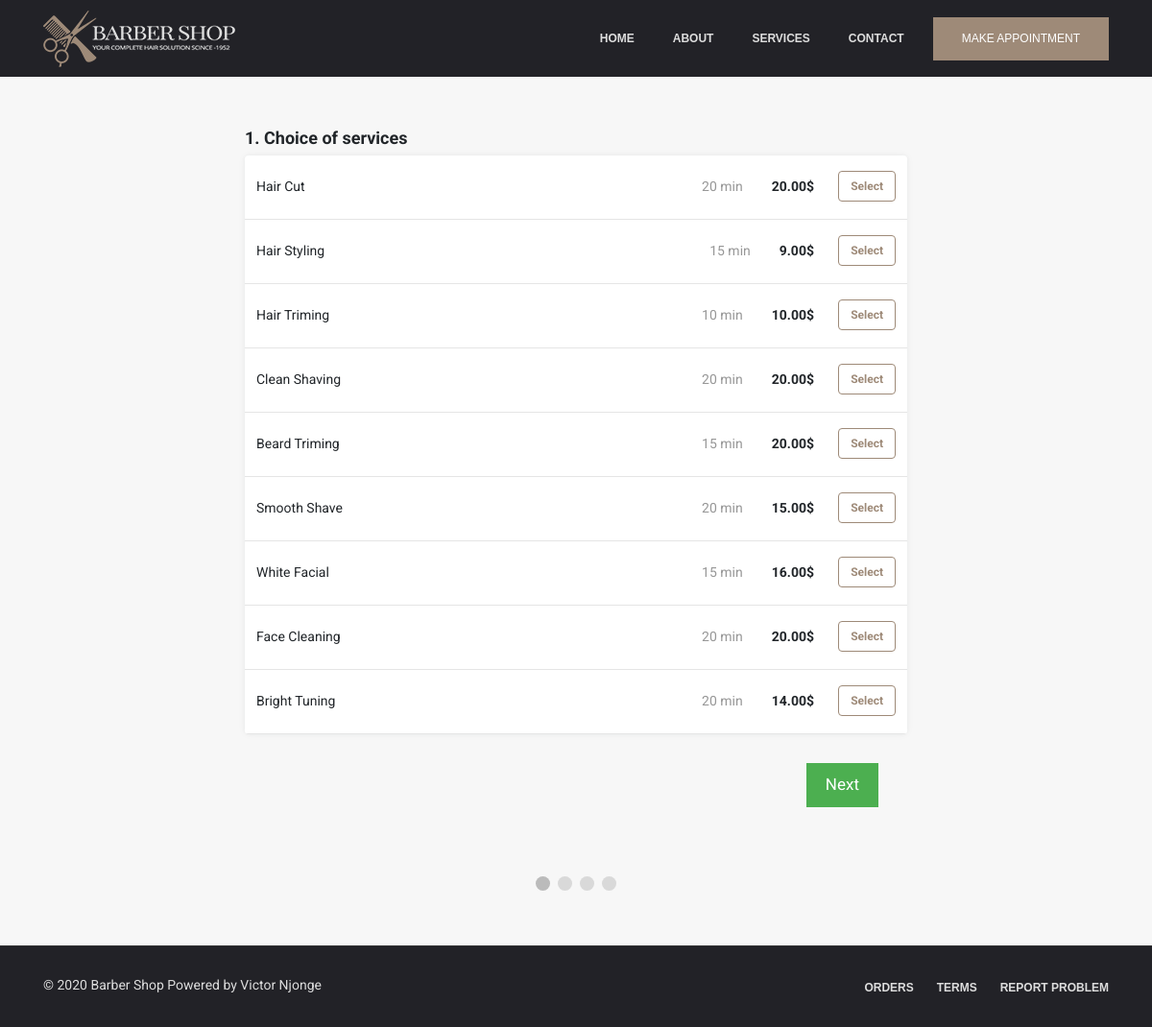
/appointment.php, run on the app's committed database.
### tables this page shows
CREATE TABLE `services` (
  `service_id` int(2) NOT NULL,
  `service_name` varchar(20) NOT NULL,
  `service_description` varchar(255) NOT NULL,
  `service_price` decimal(6,2) NOT NULL,
  `service_duration` int(2) NOT NULL,
  `category_id` int(2) NOT NULL
);

### appointment.php (the view, shortened to what this page needs)
<?php
    include "connect.php";
    include "Includes/templates/header.php";
    include "Includes/templates/navbar.php";
?>
<section class="booking_section">
	<div class="container">
		<form method="post" id="appointment_form" action="appointment.php">
			<div class="select_services_div tab_reservation" id="services_tab">
				<div class="text_header">
					<span>
						1. Choice of services
					</span>
				</div>
				<div class="items_tab">
        			<?php
        				$stmt = $con->prepare("Select * from services");
                    	$stmt->execute();
                    	$rows = $stmt->fetchAll();
                    	foreach($rows as $row)
                    	{
                        	echo "<div class='itemListElement'>";
                            	echo "<div class = 'item_details'>";
                                	echo "<div>";
                                    	echo $row['service_name'];
                                	echo "</div>";
                                	echo "<div class = 'item_select_part'>";
                                		echo "<span class = 'service_duration_field'>";
                                    		echo $row['service_duration']." min";
                                    	echo "</span>";
                                    	echo "<div class = 'service_price_field'>";
    										echo "<span style = 'font-weight: bold;'>";
                                    			echo $row['service_price']."$";
                                    		echo "</span>";
                                    	echo "</div>";
                                    ?>
                                    	<div class="select_item_bttn">
                                    		<div class="btn-group-toggle" data-toggle="buttons">
												<label class="service_label item_label btn btn-secondary">
													<input type="checkbox"  name="selected_services[]" value="<?php echo $row['service_id'] ?>" autocomplete="off">Select
												</label>
											</div>
                                    	</div>
                                    <?php
                                	echo "</div>";
                            	echo "</div>";
                        	echo "</div>";
                    	}
            		?>
    			</div>
			</div>
			<div style="overflow:auto;padding: 30px;">
    			<div style="float:right;">
      				<button type="button" id="nextBtn" class="next_prev_buttons" onclick="nextPrev(1)">Next</button>
    			</div>
  			</div>
  			<div style="text-align:center;margin-top:40px;">
    			<span class="step"></span>
    			<span class="step"></span>
    			<span class="step"></span>
    			<span class="step"></span>
  			</div>
		</form>
	</div>
</section>
<?php include "Includes/templates/footer.php"; ?>

### Includes/templates/header.php (shortened to what this page needs)
<!DOCTYPE html>
<html lang="en">
	<head>
		<link rel="stylesheet" type="text/css" href="Design/css/bootstrap.min.css">
		<link rel="stylesheet" type="text/css" href="Design/fonts/css/all.min.css">
		<link rel="stylesheet" type="text/css" href="Design/css/main.css">
		<link rel="stylesheet" type="text/css" href="Design/css/barber-icons.css">
	</head>
	<body>

### Includes/templates/navbar.php
   <header id="header" class="header-section">
       <div class="container">
           <nav class="navbar">
               <a href="#" class="navbar-brand">
                   <img src="Design/images/barbershop_logo.png" alt="Barbershop Logo">
               </a>
               <div class="d-flex menu-wrap align-items-center">
                   <div class="mainmenu" id="mainmenu">
                       <ul class="nav">
                           <li><a href="index.php#home-section">HOME</a></li>
                           <li><a href="index.php#about">ABOUT</a></li>
                           <li><a href="index.php#services">SERVICES</a></li>
                           <li><a href="index.php#contact-us">CONTACT</a></li>
                       </ul>
                   </div>
                   <div class="header-btn" style="margin-left:10px">
                       <a href="#booking" class="menu-btn">Make Appointment</a>
                   </div>
               </div>
           </nav>
       </div>
   </header>
<div class="header-height" style="height: 80px;"></div>

### Includes/templates/footer.php (shortened to what this page needs)
		<footer class="footer_section">
			<div class="container">
				<div class="row">
					<div class="col-md-6 xs-padding">
						<div class="copyright">
							©
							Barber Shop Powered by Victor Njonge
						</div>
					</div>
					<div class="col-md-6 xs-padding">
						<ul class="footer_social">
							<li><a href="#">Orders</a></li>
							<li><a href="#">Terms</a></li>
							<li><a href="#">Report Problem</a></li>
						</ul>
					</div>
				</div>
			</div>
		</footer>
	</body>
</html>

### Design/css/main.css (style rules this page uses)
a, a:hover { text-decoration: none !important; }
ul { display: block; list-style: none; padding: 0; margin: 0; }
html { scroll-behavior: smooth; }
body { font-size: 16px; background-color: white; font-family: 'Roboto', sans-serif; }
.navbar { border: medium none; -moz-border-radius: 0; -webkit-border-radius: 0; -ms-border-radius: 0; border-radius: 0; margin: 0; position: relative; padding: 0 !important; }
.header-section { transition: all .3s ease-in-out; }
.header-section { background-color:#222227; width:100%; height:80px; z-index:999; position:fixed; left:0; top:0; padding:0; display:flex; align-items:center }
.menu-wrap { position: relative; }
ul.nav>li { position: relative; }
ul.nav>li>a { color: #ddd; font-family: work sans,sans-serif; display: inline-block; vertical-align: middle; padding: 0 20px; letter-spacing: 0; font-size: 12px; font-weight: 600; text-transform: uppercase; line-height: 80px; z-index: 1; }
.header-btn .menu-btn { background-color: #9e8a78; font-family: work sans,sans-serif; font-size: 12px; text-transform: uppercase; color: #fff; padding: 0 30px; height: 45px; line-height: 45px; display: block; margin: 0; }
.footer_section { display: block; background-color: #222227; border-top: 1px solid #333; padding: 30px 0; }
.footer_section .copyright { font-size: 14px; color: #ddd; }
.footer_social { display: block; text-align: right; }
.footer_social li { display: inline-block; }
.footer_social li a { font-family: "Work Sans",sans-serif; color: #ddd; font-size: 12px; font-weight: 600; text-transform: uppercase; margin-left: 20px; }

### appointment.php (style rules this page uses)
body { background: #f7f7f7; }
.text_header { margin-bottom: 5px; font-size: 18px; font-weight: bold; line-height: 1.5; margin-top: 22px; }
.booking_section { max-width: 720px; margin: 50px auto; min-height: 500px; }
.items_tab { border-radius: 4px; background-color: white; overflow: hidden; box-shadow: 0 0 5px 0 rgba(60, 66, 87, 0.04), 0 0 10px 0 rgba(0, 0, 0, 0.04); }
.itemListElement { font-size: 14px; line-height: 1.29; border-bottom: solid 1px #e5e5e5; cursor: pointer; padding: 16px 12px 18px 12px; }
.item_details { width: auto; display: -webkit-box; display: -moz-box; display: -ms-flexbox; display: -webkit-flex; display: flex; flex-direction: row; justify-content: space-between; align-items: center; -webkit-box-orient: horizontal; -webkit-box-direction: normal; -webkit-flex-direction: row; -webkit-box-pack: justify; -webkit-justify-content: space-between; -webkit-box-align: center; -webkit-align-items: center; }
.item_label { color: #9e8a78; border-color: #9e8a78; background: white; font-size: 12px; font-weight: 700; }
.item_select_part { display: flex; -webkit-box-pack: justify; justify-content: space-between; -webkit-box-align: center; align-items: center; flex-shrink: 0; }
.select_item_bttn { width: 55px; display: flex; margin-left: 30px; -webkit-box-pack: end; justify-content: flex-end; }
.service_duration_field { text-align: right; min-width: 60px; width: auto; color: rgb(151, 151, 151); line-height: 1.29; font-size: 14px; }
.service_price_field { width: auto; display: flex; margin-left: 30px; -webkit-box-align: baseline; align-items: baseline; }
.step { height: 15px; width: 15px; margin: 0 2px; background-color: #bbbbbb; border: none; border-radius: 50%; display: inline-block; opacity: 0.5; }
.step.active { opacity: 1; }
.next_prev_buttons { background-color: #4CAF50; color: #ffffff; border: none; padding: 10px 20px; font-size: 17px; cursor: pointer; }
.tab_reservation { display: none; }

### data on the page
services: service_name "Hair Cut", service_duration "20", service_price "20.00"
services: service_name "Hair Styling", service_duration "15", service_price "9.00"
services: service_name "Hair Triming", service_duration "10", service_price "10.00"
services: service_name "Clean Shaving", service_duration "20", service_price "20.00"
services: service_name "Beard Triming", service_duration "15", service_price "20.00"
services: service_name "Smooth Shave", service_duration "20", service_price "15.00"
services: service_name "White Facial", service_duration "15", service_price "16.00"
services: service_name "Face Cleaning", service_duration "20", service_price "20.00"
services: service_name "Bright Tuning", service_duration "20", service_price "14.00"
